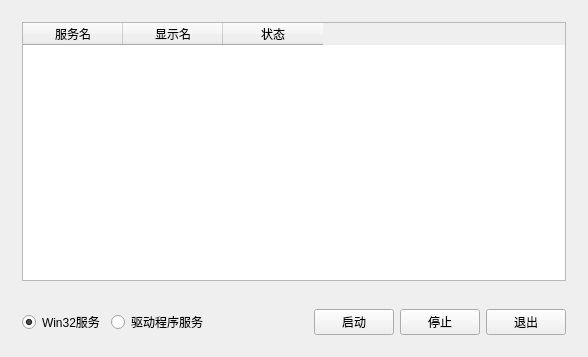
<?xml version="1.0" encoding="UTF-8"?>
<ui version="4.0">
 <class>Widget</class>
 <widget class="QWidget" name="Widget">
  <property name="geometry">
   <rect>
    <x>0</x>
    <y>0</y>
    <width>588</width>
    <height>357</height>
   </rect>
  </property>
  <property name="windowTitle">
   <string>服务管理器</string>
  </property>
  <layout class="QVBoxLayout" name="verticalLayout">
   <item>
    <widget class="QWidget" name="widget" native="true">
     <layout class="QHBoxLayout" name="horizontalLayout">
      <item>
       <widget class="QTableWidget" name="serviceTable">
        <column>
         <property name="text">
          <string>服务名</string>
         </property>
        </column>
        <column>
         <property name="text">
          <string>显示名</string>
         </property>
        </column>
        <column>
         <property name="text">
          <string>状态</string>
         </property>
        </column>
       </widget>
      </item>
     </layout>
    </widget>
   </item>
   <item>
    <widget class="QWidget" name="widget_2" native="true">
     <layout class="QHBoxLayout" name="horizontalLayout_2">
      <item>
       <widget class="QRadioButton" name="win32">
        <property name="enabled">
         <bool>true</bool>
        </property>
        <property name="text">
         <string>Win32服务</string>
        </property>
        <property name="checkable">
         <bool>true</bool>
        </property>
        <property name="checked">
         <bool>true</bool>
        </property>
       </widget>
      </item>
      <item>
       <widget class="QRadioButton" name="driver">
        <property name="text">
         <string>驱动程序服务</string>
        </property>
       </widget>
      </item>
      <item>
       <spacer name="horizontalSpacer">
        <property name="orientation">
         <enum>Qt::Horizontal</enum>
        </property>
        <property name="sizeHint" stdset="0">
         <size>
          <width>40</width>
          <height>20</height>
         </size>
        </property>
       </spacer>
      </item>
      <item>
       <widget class="QPushButton" name="startBtn">
        <property name="enabled">
         <bool>true</bool>
        </property>
        <property name="text">
         <string>启动</string>
        </property>
       </widget>
      </item>
      <item>
       <widget class="QPushButton" name="stopBtn">
        <property name="text">
         <string>停止</string>
        </property>
       </widget>
      </item>
      <item>
       <widget class="QPushButton" name="exitBtn">
        <property name="text">
         <string>退出</string>
        </property>
       </widget>
      </item>
     </layout>
    </widget>
   </item>
  </layout>
 </widget>
 <layoutdefault spacing="6" margin="11"/>
 <resources/>
 <connections/>
</ui>
